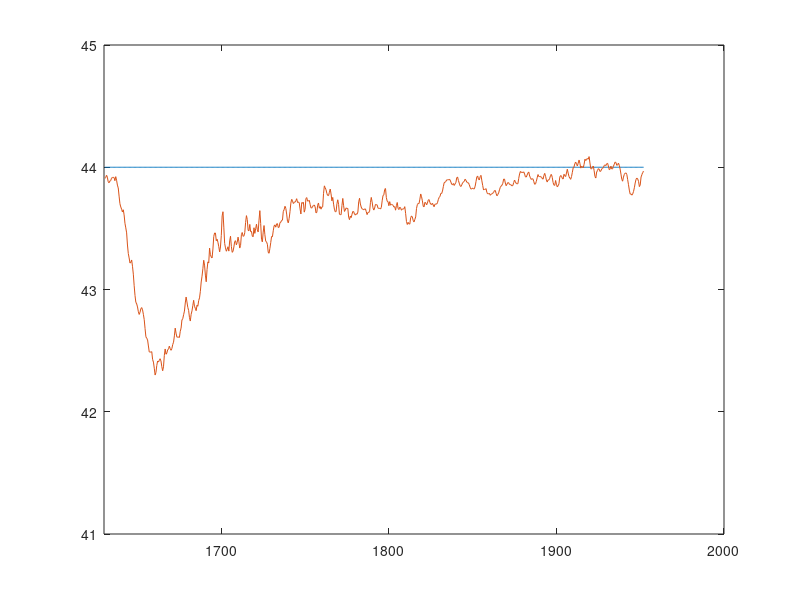
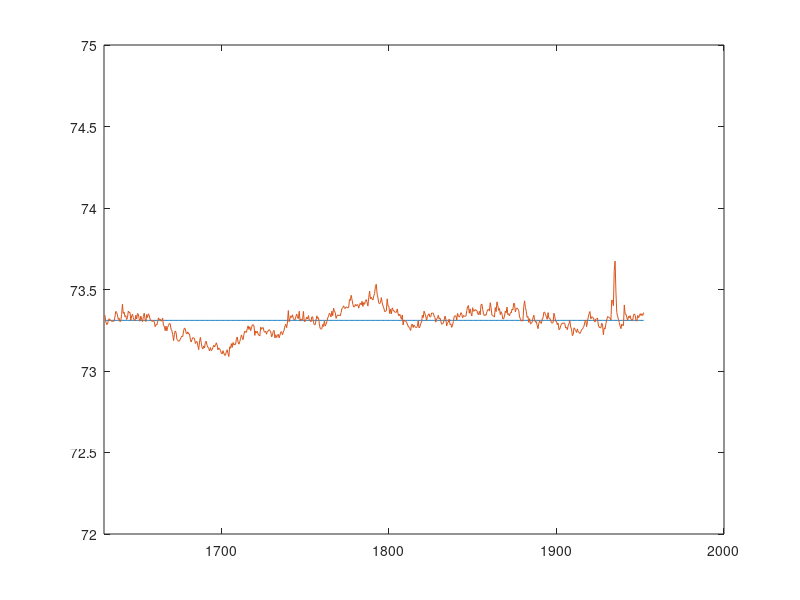
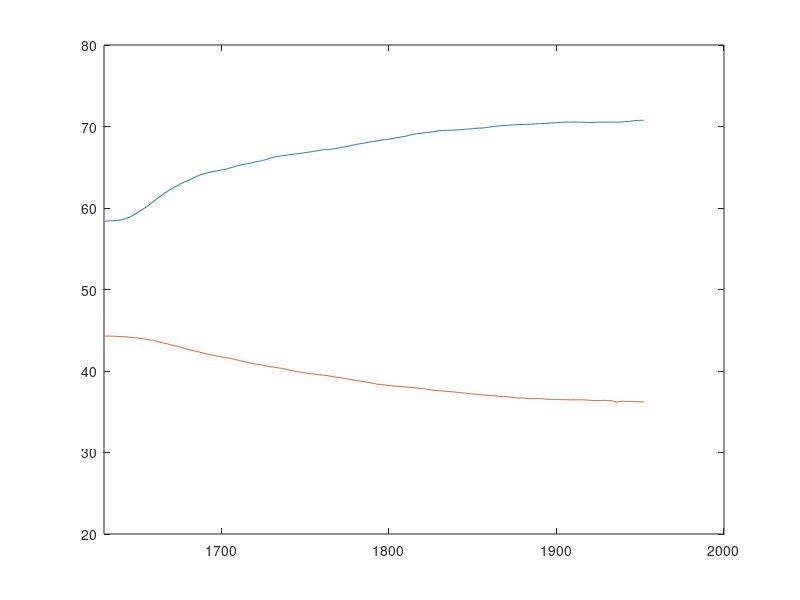
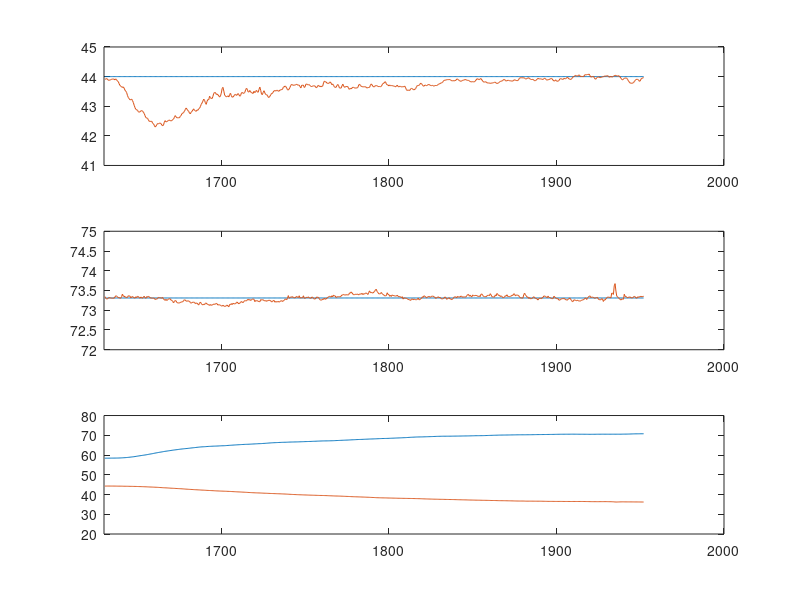

Recreate these plots in MATLAB, in order.
clear all;
close all;
clc;

load('min');

tdeb = 1630;
tfin = 2000;

ind_deb = find(t>tdeb);
ind_deb = ind_deb(1);
ind_fin = find(t<tfin);
ind_fin = ind_fin(end);


tsel = t(ind_deb:ind_fin);
Rsel = R(ind_deb:ind_fin,:);
Ysel = Y(ind_deb:ind_fin,:);
Usel = U(ind_deb:ind_fin,:);

%%%%%%%%%%%%%%%%%%%%%%%%
ymin1 = 41;
ymax1 = 45;
figure,
plot(tsel,[Rsel(:,2) Ysel(:,1)]);
axis([tdeb, tfin, ymin1, ymax1]);

ymin2 = 72;
ymax2 = 75;
figure,
plot(tsel,[Rsel(:,1) Ysel(:,2)]);
axis([tdeb, tfin, ymin2, ymax2]);

umin = 20;
umax = 80;
figure,
plot(tsel, Usel);
axis([tdeb, tfin, umin, umax]);
%%%%%%%%%%%%%%%%%%%%%%%%

figure,
subplot(3,1,1)
plot(tsel,[Rsel(:,2) Ysel(:,1)]);
axis([tdeb, tfin, ymin1, ymax1]);

subplot(3,1,2)
plot(tsel,[Rsel(:,1) Ysel(:,2)]);
axis([tdeb, tfin, ymin2, ymax2]);

subplot(3,1,3)
plot(tsel, Usel);
axis([tdeb, tfin, umin, umax]);